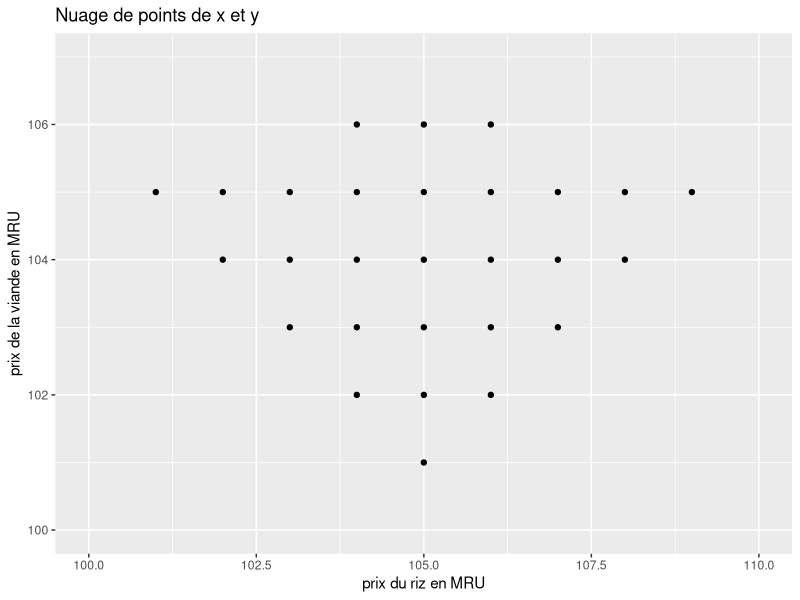
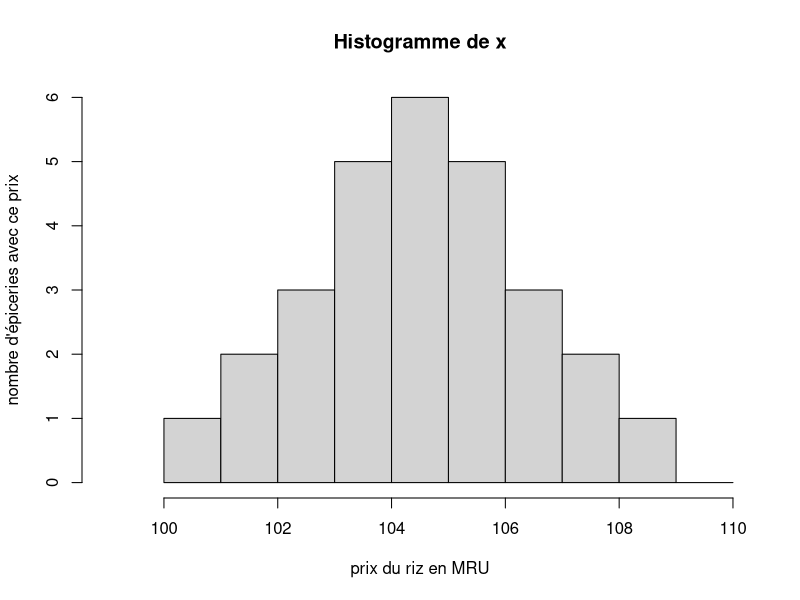
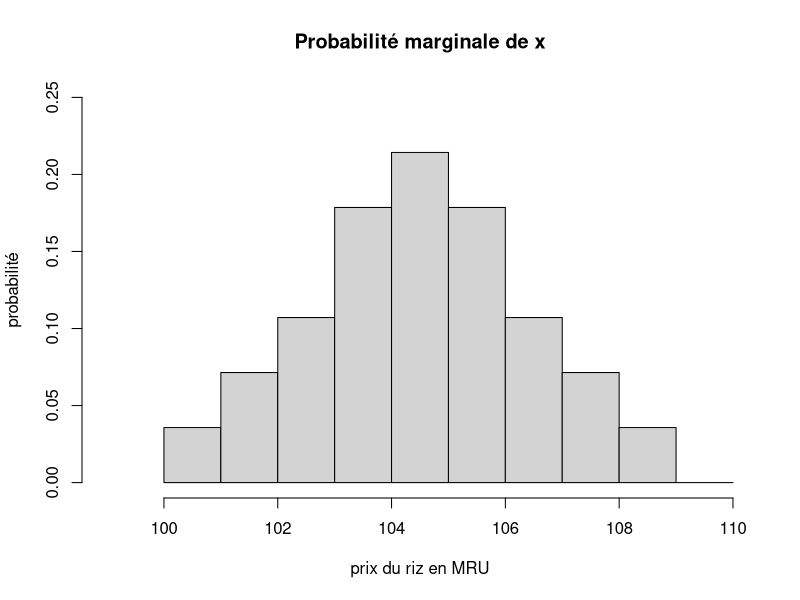
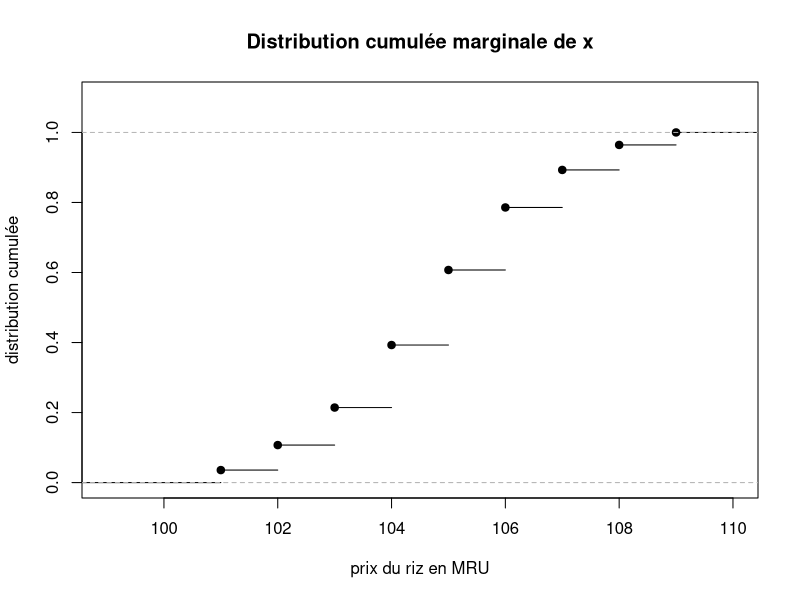
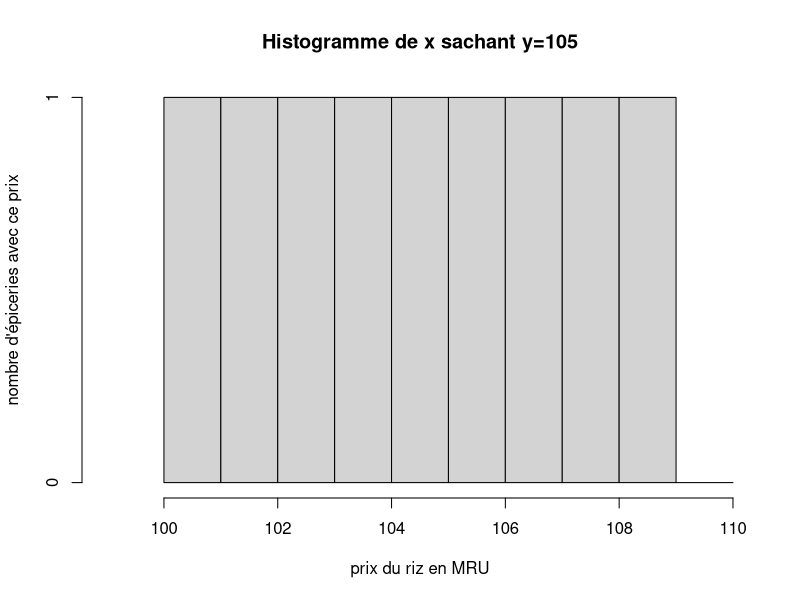
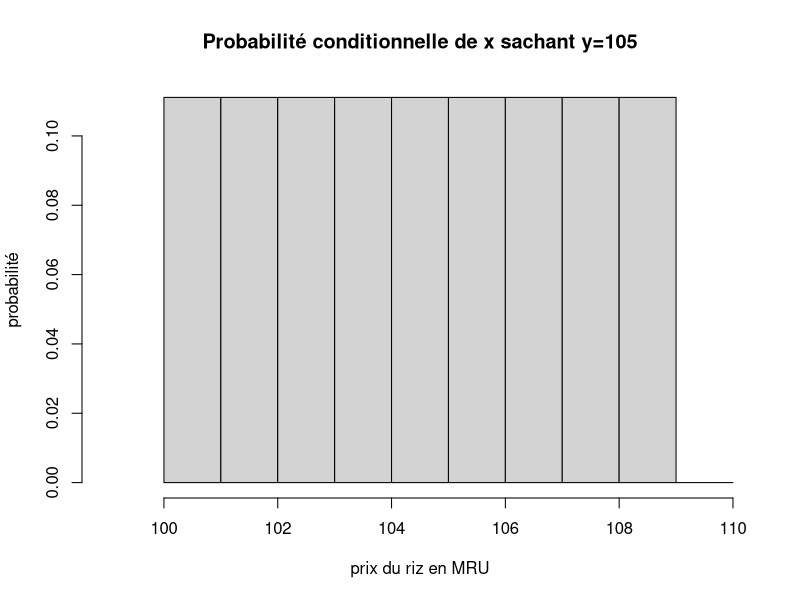
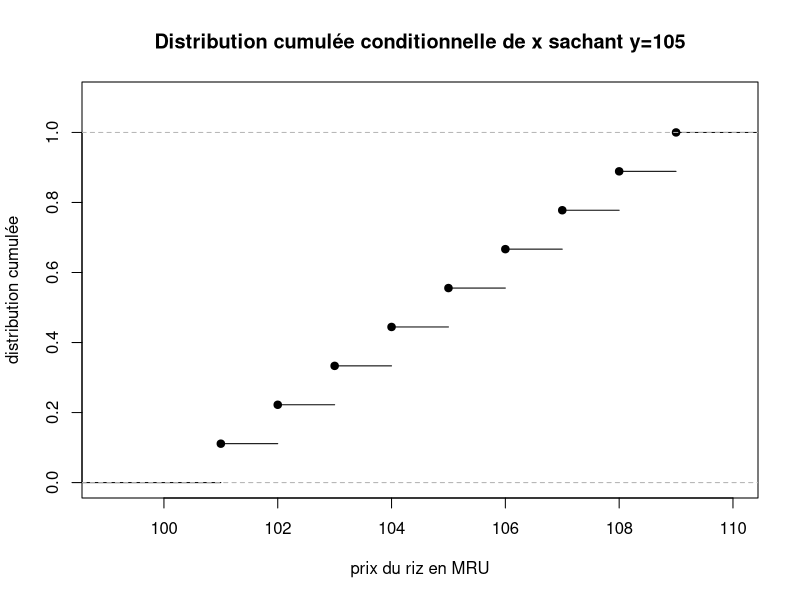

The R source for these figures, in order:
# ===============================================================================
# Distribution conjointe de deux variables aléatoires
# ===============================================================================

# Dans cette partie, nous allons construire la distribution conjointe de deux variables aléatoires.
# La première correspond au prix du riz et la seconde correspond au prix de la viande.
# Nous prévoyons d'aller dans une épicerie aléatoire de la ville pour faire nos achats quotidiens.

# Nous supposons qu'il y a 9 grands grossistes de riz dans la ville et 6 grands grossistes de viande.
# Chaque épicerie de la ville a un contrat avec l'un des grossistes de riz et l'un des grossistes de viande.
# Nous supposons que l'épicerie vendrait au même prix que celui du grossiste.
# Enfin, nous supposons qu'aucune épicerie n'a les mêmes grossistes de viande et de riz en même temps.

# Voici les prix fixés par les grossistes de riz (axe des x) : 101, 102, 103, 104, 105, 106, 107, 108, 109
# Voici les prix fixés par les grossistes de viande (axe des y) : 101, 102, 103, 104, 105, 106

# Voici comment les épiceries sont distribuées dans la ville :
# - 1 épicerie a un contrat avec le grossiste de riz 101 et le grossiste de viande 105 -> 101, 105
# - 1 épicerie a un contrat avec le grossiste de riz 102 et le grossiste de viande 104 -> 102, 104
# - 1 épicerie a un contrat avec le grossiste de riz 102 et le grossiste de viande 105 -> 102, 105
# - 1 épicerie a un contrat avec le grossiste de riz 103 et le grossiste de viande 103 -> 103, 103
# - 1 épicerie a un contrat avec le grossiste de riz 103 et le grossiste de viande 104 -> 103, 104
# - 1 épicerie a un contrat avec le grossiste de riz 103 et le grossiste de viande 105 -> 103, 105
# - 1 épicerie a un contrat avec le grossiste de riz 104 et le grossiste de viande 102 -> 104, 102
# - 1 épicerie a un contrat avec le grossiste de riz 104 et le grossiste de viande 103 -> 104, 103
# - 1 épicerie a un contrat avec le grossiste de riz 104 et le grossiste de viande 104 -> 104, 104
# - 1 épicerie a un contrat avec le grossiste de riz 104 et le grossiste de viande 105 -> 104, 105
# - 1 épicerie a un contrat avec le grossiste de riz 104 et le grossiste de viande 106 -> 104, 106
# - 1 épicerie a un contrat avec le grossiste de riz 105 et le grossiste de viande 101 -> 105, 101  
# - 1 épicerie a un contrat avec le grossiste de riz 105 et le grossiste de viande 102 -> 105, 102
# - 1 épicerie a un contrat avec le grossiste de riz 105 et le grossiste de viande 103 -> 105, 103
# - 1 épicerie a un contrat avec le grossiste de riz 105 et le grossiste de viande 104 -> 105, 104
# - 1 épicerie a un contrat avec le grossiste de riz 105 et le grossiste de viande 105 -> 105, 105
# - 1 épicerie a un contrat avec le grossiste de riz 105 et le grossiste de viande 106 -> 105, 106
# - 1 épicerie a un contrat avec le grossiste de riz 106 et le grossiste de viande 102 -> 106, 102
# - 1 épicerie a un contrat avec le grossiste de riz 106 et le grossiste de viande 103 -> 106, 103
# - 1 épicerie a un contrat avec le grossiste de riz 106 et le grossiste de viande 104 -> 106, 104
# - 1 épicerie a un contrat avec le grossiste de riz 106 et le grossiste de viande 105 -> 106, 105
# - 1 épicerie a un contrat avec le grossiste de riz 106 et le grossiste de viande 106 -> 106, 106  
# - 1 épicerie a un contrat avec le grossiste de riz 107 et le grossiste de viande 103 -> 107, 103
# - 1 épicerie a un contrat avec le grossiste de riz 107 et le grossiste de viande 104 -> 107, 104
# - 1 épicerie a un contrat avec le grossiste de riz 107 et le grossiste de viande 105 -> 107, 105
# - 1 épicerie a un contrat avec le grossiste de riz 108 et le grossiste de viande 104 -> 108, 104
# - 1 épicerie a un contrat avec le grossiste de riz 108 et le grossiste de viande 105 -> 108, 105
# - 1 épicerie a un contrat avec le grossiste de riz 109 et le grossiste de viande 105 -> 109, 105

# Importation des bibliothèques nécessaires
library(ggplot2)

# Création des combinaisons d'épiceries
combinations <- matrix(c(
  101, 105,
  102, 104,
  102, 105,
  103, 103,
  103, 104,
  103, 105,
  104, 102,
  104, 103,
  104, 104,
  104, 105,
  104, 106,
  105, 101,
  105, 102,
  105, 103,
  105, 104,
  105, 105,
  105, 106,
  106, 102,
  106, 103,
  106, 104,
  106, 105,
  106, 106,
  107, 103,
  107, 104,
  107, 105,
  108, 104,
  108, 105,
  109, 105
), ncol = 2, byrow = TRUE)

combinations_i <- combinations[, 1]
combinations_j <- combinations[, 2]

# Tracer les données dispersées
plot_data <- data.frame(x = combinations_i, y = combinations_j)
p <- ggplot(plot_data, aes(x = x, y = y)) +
  geom_point() +
  labs(
    x = "prix du riz en MRU",
    y = "prix de la viande en MRU",
    title = "Nuage de points de x et y"
  ) +
  xlim(100, 110) +
  ylim(100, 107)
print(p)

# ===============================================================================
# Nous déduisons que nous établissons une distribution uniforme à partir des points ci-dessus
# - calculer la probabilité de chaque point ?
# - quel serait le montant moyenne à payer si nous allons dans une épicerie aléatoire de la ville ?
# ===============================================================================

# Nous avons la possibilité d'aller dans une épicerie choisie au hasard. Et nous avons que chaque point correspond à une et une seule épicerie.
# Ainsi, nous avons que la probabilité de chaque point est 1/28.
# Nous pouvons calculer la valeur moyenne en additionnant le produit du prix du riz et de la viande par la probabilité de chaque point.

# Maintenant, nous allons calculer le montant moyen à payer si nous achetons 1kg de riz et 1kg de viande
# D'abord, calculons la somme x + y pour chaque point (épicerie)
totals <- rowSums(combinations)

for (i in 1:length(totals)) {
  cat(sprintf("point : [%d, %d], total à payer : %d\n", combinations[i, 1], combinations[i, 2], totals[i]))
}

# En moyenne, nous devrons payer : S_i (x_i + y_i) / n
average_total <- mean(totals)
cat(sprintf("Montant total moyen à payer : %.2f\n", average_total))

# ===============================================================================
# La distribution marginale de x
# ===============================================================================

# Maintenant, nous ne sommes intéressés que par l'achat de riz (noté x).
# - Dessiner un histogramme de la distribution marginale de x.
# - Calculer et dessiner la distribution cumulée de x.
# - Quel est le prix moyen du riz ?

# Collecter les données
x <- combinations_i

# Tracer l'histogramme
hist(x, breaks = seq(100, 110, by = 1), 
     xlab = "prix du riz en MRU", 
     ylab = "nombre d'épiceries avec ce prix", 
     main = "Histogramme de x",
     xlim = c(99, 110))

# Tracer la probabilité
hist(x, breaks = seq(100, 110, by = 1), 
     xlab = "prix du riz en MRU", 
     ylab = "probabilité", 
     main = "Probabilité marginale de x",
     xlim = c(99, 110),
     ylim = c(0, 0.25),
     freq = FALSE)

# Calculer les probabilités pour chaque valeur unique de x
x_tab <- table(x)
x_probs <- x_tab / sum(x_tab)

for (i in 1:length(x_probs)) {
  cat(sprintf("Probabilité de x = %d est %d/%d = %.4f\n", 
              as.numeric(names(x_probs)[i]), 
              x_tab[i], 
              length(x), 
              x_probs[i]))
}

# Tracer la distribution cumulée
plot(ecdf(x), 
     xlab = "prix du riz en MRU", 
     ylab = "distribution cumulée", 
     main = "Distribution cumulée marginale de x",
     xlim = c(99, 110),
     ylim = c(0, 1.1))

# Le prix moyen à payer pour le riz si nous achetons 1kg de riz dans une épicerie aléatoire est S_i x_i / n
average_price <- mean(x)
cat(sprintf("Prix moyen à payer pour le riz : %.2f\n", average_price))

# ===============================================================================
# Distribution marginale de y (exercice) rendu de TP
# ===============================================================================

# Notre compagnon n'est intéressé que par l'achat de viande (notée y).
# - Dessiner un histogramme de la distribution marginale de y.
# - Calculer et dessiner la distribution cumulée de y.
# - Quel est le prix moyen que notre compagnon paierait pour la viande s'il allait dans une épicerie aléatoire de la ville ?

# ===============================================================================
# Distribution conditionnelle de x sachant y
# ===============================================================================

# Quand nous sommes finalement arrivés au centre-ville pour acheter du riz, 
# quelqu'un nous a dit que le prix de la viande dans la région est de 105.
# - Dessiner un histogramme de la distribution conditionnelle de x (le prix du riz) 
#   sachant que si nous devions acheter de la viande, elle coûterait 105 (y).
# - Calculer et dessiner la distribution cumulée de x sachant que y=105.
# - Quel est le prix moyen du riz sachant que le prix de la viande est de 105 ?

# Tracer l'histogramme pour la distribution conditionnelle de x sachant y=105
x_given_y_105 <- combinations_i[combinations_j == 105]

hist(x_given_y_105, breaks = seq(100, 110, by = 1), 
     xlab = "prix du riz en MRU", 
     ylab = "nombre d'épiceries avec ce prix", 
     main = "Histogramme de x sachant y=105",
     xlim = c(99, 110))

# Tracer la probabilité
hist(x_given_y_105, breaks = seq(100, 110, by = 1), 
     xlab = "prix du riz en MRU", 
     ylab = "probabilité", 
     main = "Probabilité conditionnelle de x sachant y=105",
     xlim = c(99, 110),
     freq = FALSE)

# Calculer les probabilités pour chaque valeur unique de x sachant y=105
x_given_y_105_tab <- table(x_given_y_105)
x_given_y_105_probs <- x_given_y_105_tab / sum(x_given_y_105_tab)

for (i in 1:length(x_given_y_105_probs)) {
  cat(sprintf("Probabilité de x = %d sachant y=105 est %d/%d = %.4f\n", 
              as.numeric(names(x_given_y_105_probs)[i]), 
              x_given_y_105_tab[i], 
              length(x_given_y_105), 
              x_given_y_105_probs[i]))
}

# Tracer la distribution cumulée de x sachant y=105
plot(ecdf(x_given_y_105), 
     xlab = "prix du riz en MRU", 
     ylab = "distribution cumulée", 
     main = "Distribution cumulée conditionnelle de x sachant y=105",
     xlim = c(99, 110),
     ylim = c(0, 1.1))

# Calculer le prix moyen à payer pour le riz sachant y=105
average_price_given_y_105 <- mean(x_given_y_105)
cat(sprintf("Sachant que si nous devions acheter 1kg de viande cela coûterait 105 MRU, le prix moyen à payer pour le riz est de %.2f MRU\n", average_price_given_y_105))

# ===============================================================================
# Distribution conditionnelle de y sachant x (exercice) rendu de TP
# ===============================================================================

# Notre compagnon est allé au centre-ville pour acheter de la viande 
# et quelqu'un lui a dit que le prix du riz dans la région est de 103.
# - Dessiner un histogramme de la distribution conditionnelle de y (le prix de la viande) 
#   sachant que s'il devait acheter du riz, cela lui coûterait 103 (x).
# - Calculer et dessiner la distribution cumulée de y sachant que x=103.
# - Quel est le prix moyen de la viande sachant que le prix du riz est de 103 ?

